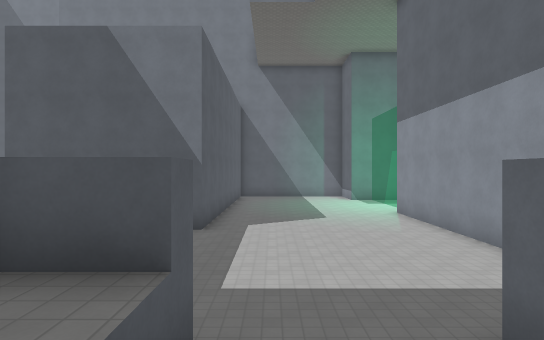
View 1 (above)

22 first-person views from a walk through a Godot game level. The camera is 1.3 m above the floor, looks level and sees 80° across. The floor is counted in squares, 2 m on a side. Each view is taken from the middle of a square. On the plan, view 1 faces up. The plan holds only what a view shows up to about 10 squares ahead; the rest is blank. The place goes on beyond the plan. Surface patterns are stand-ins for the level's own textures.

View 2
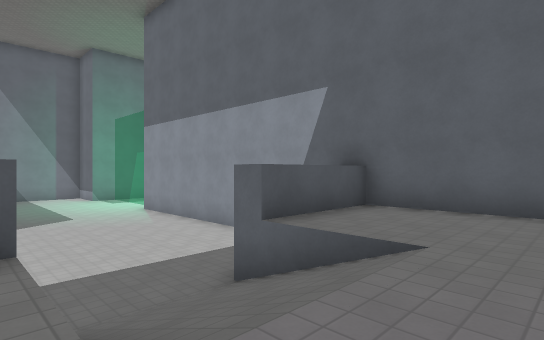

View 3
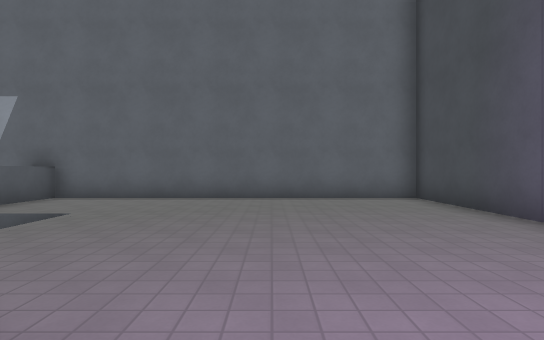

View 4
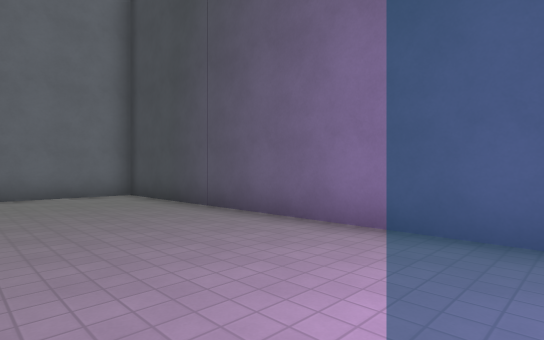

View 5
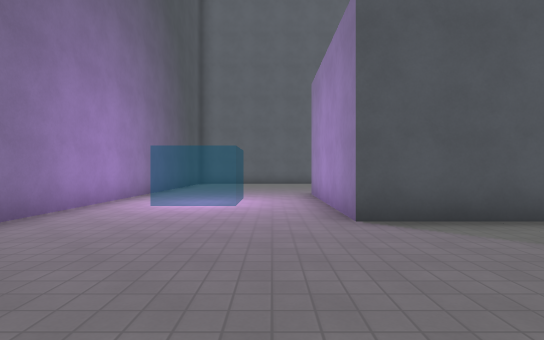

View 6
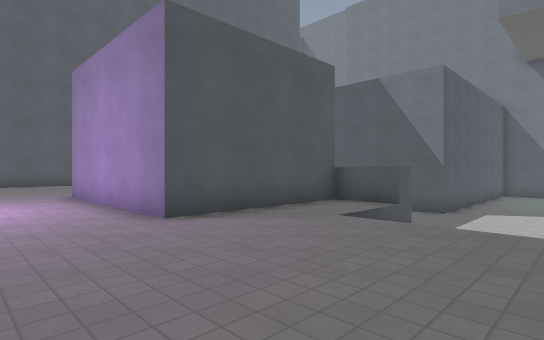

View 7
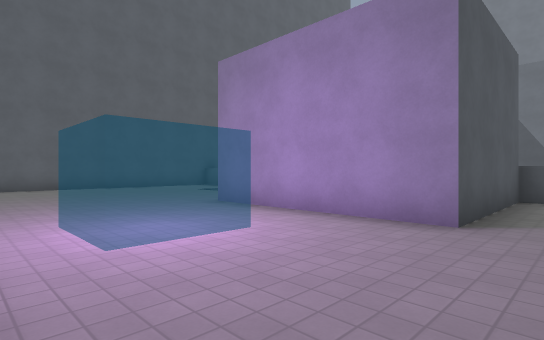

View 8
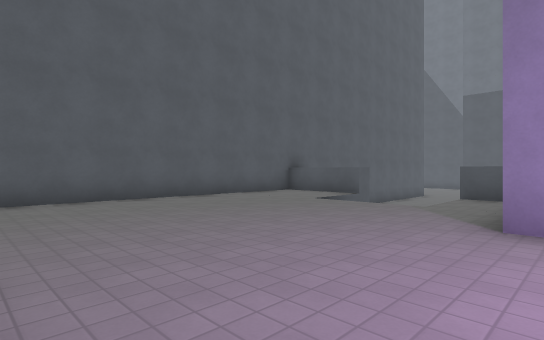

View 9
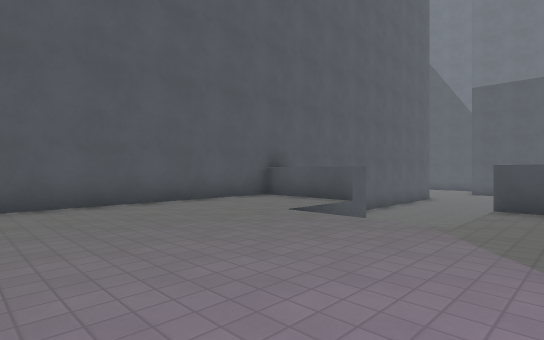

View 10
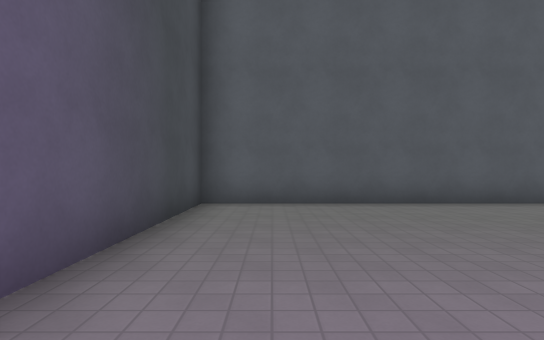

View 11
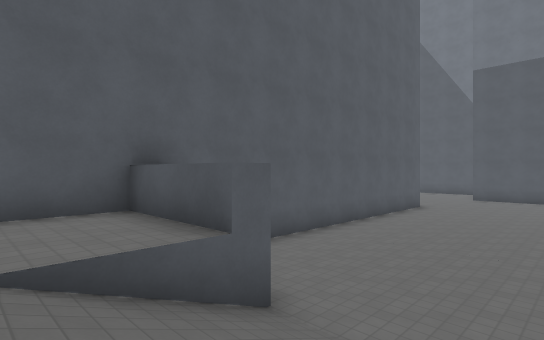

View 12
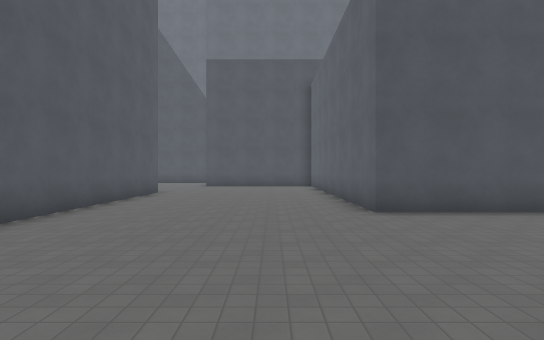

View 13
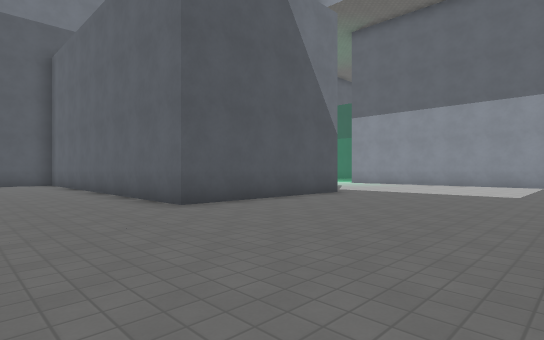

View 14
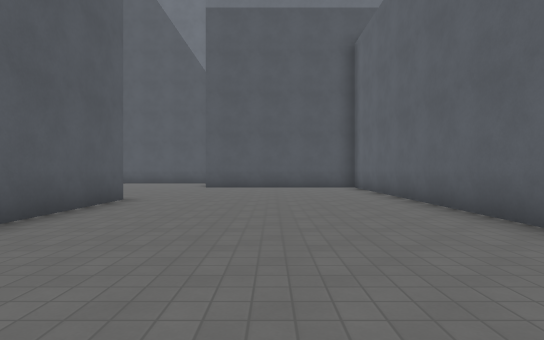

View 15
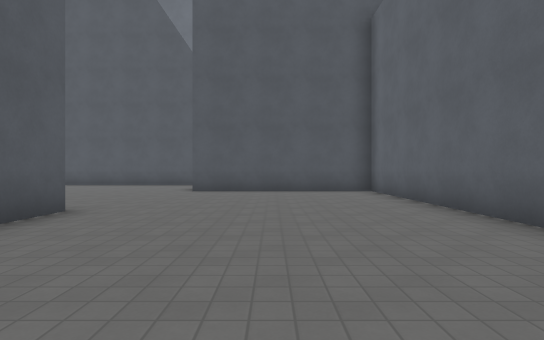

View 16
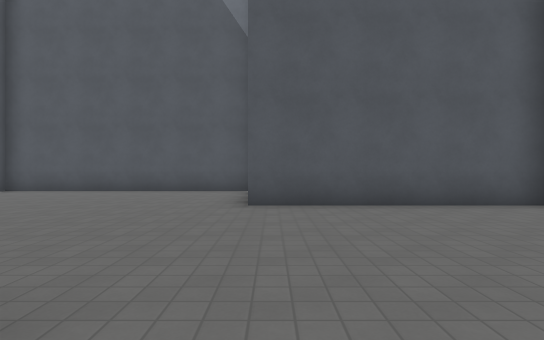

View 17
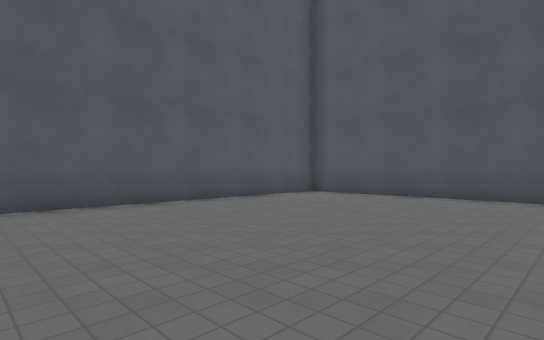

View 18
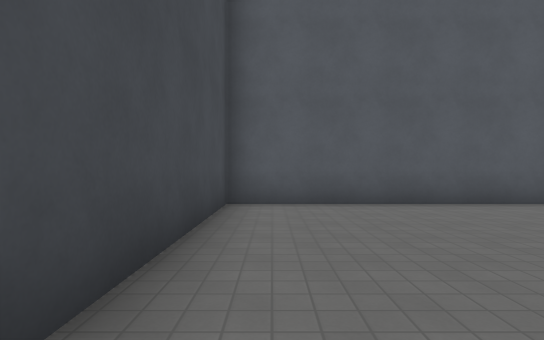

View 19
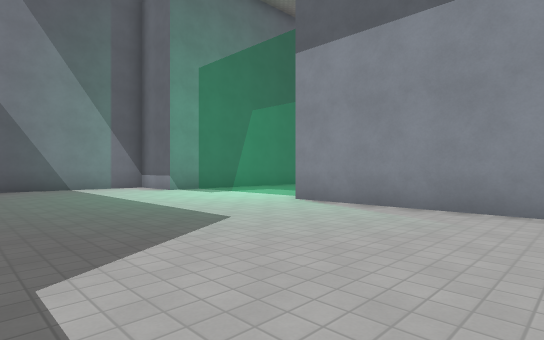

View 20
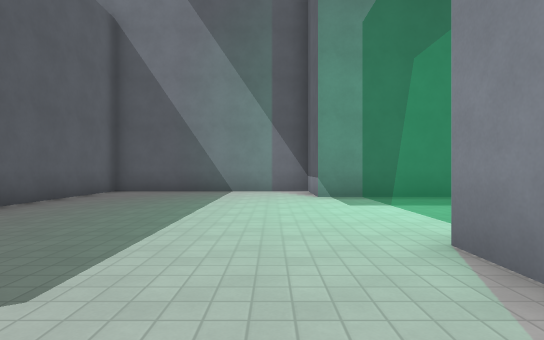

View 21
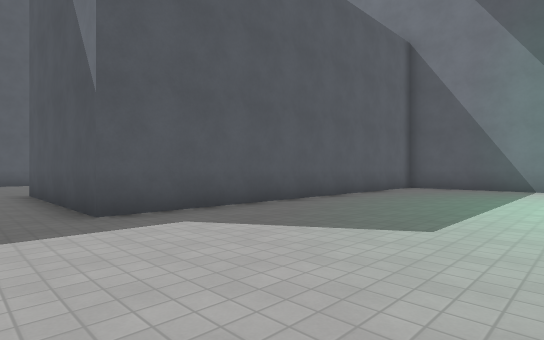

View 22
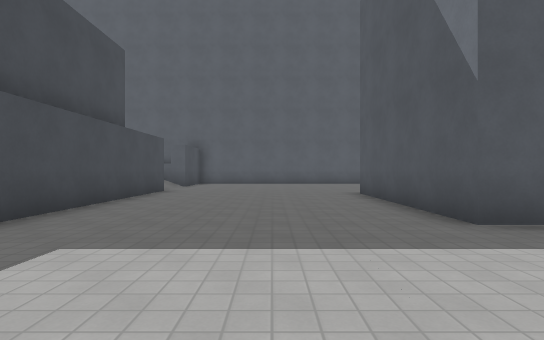

### Floor plan
Key: @ floor where view 1 was taken; # wall or solid block; . main floor; : floor 1.75 m higher than the main floor; / step, stairs or slope; = window, fence, low wall or low ledge.
Columns run from 20 left of view 1 to 5 right of it. Each row starts with its distance up from view 1.
 23 ########
 22 #.......
 21 #.......
 20 #.......
 19 #.......######    #######
 18 #............#    #.....#
 17 #............#    #.....##
 16 #............#    #......
 15 #............#    #......
 14 #######......#    #......
 13       #......#    #......
 12       #......#    #......#
 11       #......#    #......#
 10       #......#    #......#
  9       #......######......#
  8       #..................#
  7       #..................#
  6       #..................#
  5       #..................
  4         ................
  3          ..............
  2       ####//########//####
  1       #:::/ =:    #://=::#
  0       #:::///:    #:@//::#
 -1       #:::::::    #::::::#
 -2       #:::::::#####::::::#
 -3       #::::::::::::::::::#
 -4       #::::::::  ::::::::#
 -5       #::::::::  ::::::::#
 -6       #::::::::::::::::::#
 -7       ####################

Positions as (right, up) in squares from view 1, and headings:
1: (0, 0), facing up
2: (-1, -1), facing up-right
3: (-3, -3), facing right
4: (-4, -3), facing down-right
5: (2, -3), facing left
6: (2, -4), facing up-left
7: (-1, -6), facing up-left
8: (-6, -6), facing up-left
9: (-7, -4), facing up-left
10: (-7, -5), facing left
11: (-8, 0), facing up-left
12: (-9, 2), facing up
13: (-10, 3), facing up-right
14: (-10, 7), facing up
15: (-10, 9), facing up
16: (-12, 13), facing up
17: (-14, 15), facing up-left
18: (-14, 15), facing left
19: (-1, 7), facing up-right
20: (3, 9), facing up
21: (3, 7), facing up-left
22: (2, 6), facing left
